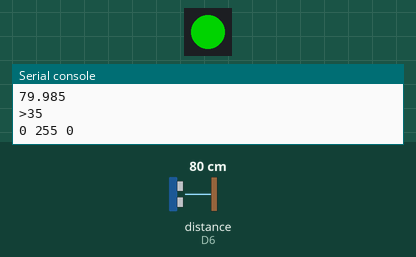
A program run on a simulated CircuitPython board. On the bench: 1 RGB LEDs in strip order, left to right, the last lines printed to the serial console. The inputs (shaded band) are chosen by the test bench; at power-on: distance to the obstacle (sensor on D6) 80 cm. The echo pulse lasts 58.3 µs per cm; dim RGB values are drawn brighter than linear.

Above: at 1.2 s.
1.3 s: distance to the obstacle (sensor on D6) set to 28 cm
2.8 s: distance to the obstacle (sensor on D6) set to 22 cm
At 3.9 s:
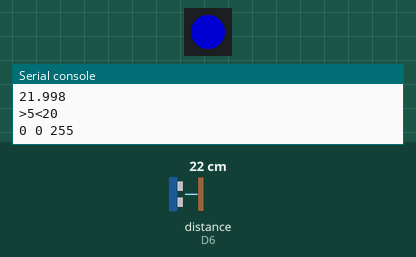
4.3 s: distance to the obstacle (sensor on D6) set to 7 cm
5.8 s: distance to the obstacle (sensor on D6) set to 4 cm
At 6.8 s:
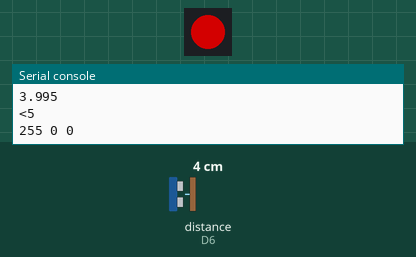
7.3 s: distance to the obstacle (sensor on D6) set to 19 cm
8.8 s: distance to the obstacle (sensor on D6) set to 23 cm
At 9.3 s:
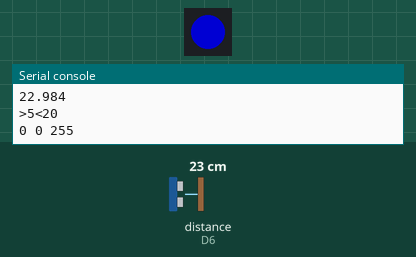
Timing chart, 0 to 11.3 s (numbered marks = the images above; inputs shaded):
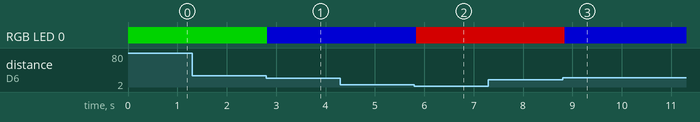

The program:

Distance_Sensor.py
```python
##Troy Brown
##DistanceSensor
##this code will madke the LED change colors depending on the distance from the sensor

import board
import time
import neopixel
import adafruit_hcsr04
import simpleio
sonar = adafruit_hcsr04.HCSR04(trigger_pin=board.D5, echo_pin=board.D6)
dot = neopixel.NeoPixel(board.NEOPIXEL, 1)
dot.brightness = 0.5

while True:

    try:
        distance = sonar.distance
        (print (distance))
    except RuntimeError:
        print("Retrying!")
        time.sleep(0.1)

    if distance < 5: ## if distance is less than 5cm then the light will turn red
        r = 255
        g = 0
        b = 0
        print("<5")
    elif distance < 25 and distance > 20: ## if the distance is greater than 5cm and less than 20cm the led goes from red to blue
        r = int(simpleio.map_range(distance, 5, 20, 255, 0))
        g = int(0)
        b = int(simpleio.map_range(distance, 5, 20, 0, 255))
        print(">5<20")
    elif distance < 20 and distance > 35: ## if the distance is greater than 20cm and less than 30cm the led goes from blue to green
        r = int(0)
        g = int(simpleio.map_range(distance, 20, 35, 0, 255))
        b = int(simpleio.map_range(distance, 20, 35, 255, 0))
        print(">20<35")
    elif distance > 35: ## if the distance is greater than 35cm the led is green
        r = 0
        g = 255
        b = 0
        print(">35")


    print (r,g,b)
    dot.fill((r,g,b))
    time.sleep (0.05)
```

Measured:
- the behaviour switches between 26 and 25 cm on distance to the obstacle (sensor on D6) (found by bisection; images 0 and 1)
- the behaviour switches between 6 and 5 cm on distance to the obstacle (sensor on D6) (found by bisection; images 1 and 2)
- the behaviour switches between 20 and 21 cm on distance to the obstacle (sensor on D6) (found by bisection; images 2 and 3)
- after the input at 2.8 s, RGB LED 0: RGB(0, 127, 0) → RGB(0, 0, 127) at once
- after the input at 5.8 s, RGB LED 0: RGB(0, 0, 127) → RGB(127, 0, 0) at once
- after the input at 8.8 s, RGB LED 0: RGB(127, 0, 0) → RGB(0, 0, 127) after 0.05 s
